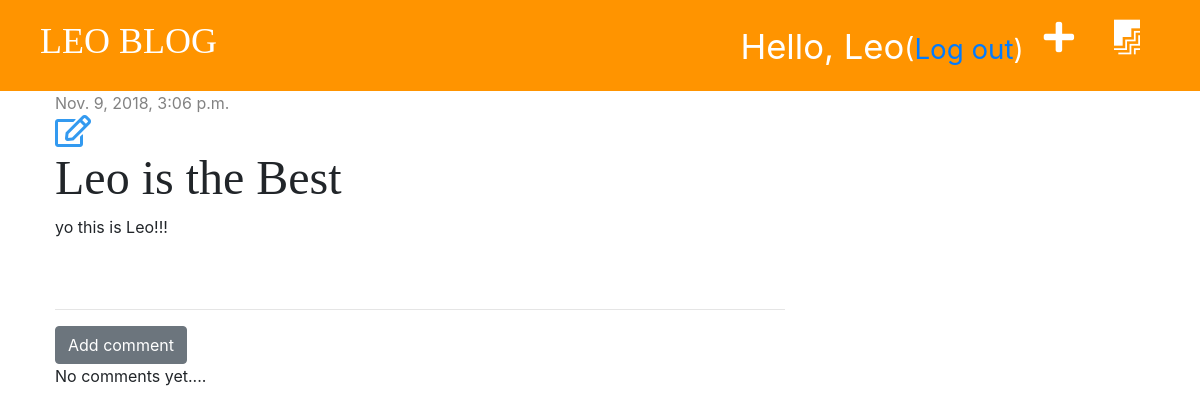
Page /post/4/ (signed in) on the earlier database version.
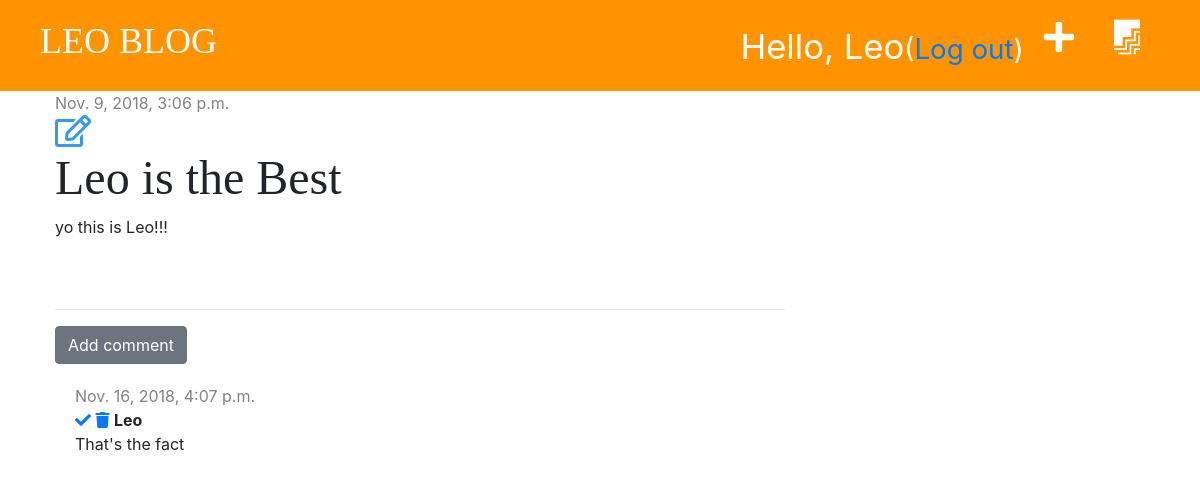
Same page on the later database version.
### blog/models.py (models this page shows, shortened)
class Comment(models.Model):
    post = models.ForeignKey('blog.Post', on_delete=models.CASCADE, related_name='comments')
    author = models.CharField(max_length=200)
    text = models.TextField()
    created_date = models.DateTimeField(default=timezone.now)
    approved = models.BooleanField(default=False)

### blog/views.py (the view)
# urls.py: path('post/<int:pk>/', views.post_detail, name='post_detail'),
def post_detail(request, pk):
    post = get_object_or_404(Post, pk=pk)
    stuff_for_frontend = {'post': post}
    return render(request, 'blog/post_detail.html', stuff_for_frontend)

### blog/templates/blog/post_detail.html (shortened to what this page needs)
{% extends 'blog/base.html' %}
{% block content %}
    <div class="post">
        {% if post.published_date %}
            <div class="date">
                {{ post.published_date }}
            </div>
        {% else %}
            <a href="{% url 'post_publish' pk=post.pk %}" class="btn btn-primary">Publish</a>
        {% endif %}
        {% if user.is_authenticated %}
        <a href="{% url 'post_edit' pk=post.pk %}"><i class="far fa-edit fa-2x" style="color: #339af0;"></i></a>
        {% endif %}
        <h1>{{ post.title }}</h1>
        <p>{{ post.text|linebreaksbr }}</p>
    </div>
    <hr>
    <a href="{% url 'add_comment_to_post' pk=post.pk %}" class="btn btn-secondary">Add comment</a>
    {% for comment in post.comments.all %}
        {% if user.is_authenticated or comment.approved %}
            <div class="comment">
                <div class="date">
                    {{ comment.created_date }}
                </div>
                {% if not comment.approved and user.is_superuser %}
                    <a href="{% url 'comment_approve' pk=comment.pk %}"><i class="fas fa-check"></i></a>
                    <a href="{% url 'comment_remove' pk=comment.pk%}"><i class="fas fa-trash"></i></a>
                {% endif %}
                    <strong>{{ comment.author }}</strong>
                    <p>{{ comment.text }}</p>
            </div>
        {% endif %}
    {% empty %}
            <p>No comments yet....</p>
    {% endfor %}
{% endblock %}

Differences in the rows shown:
added Comment: created_date "Nov. 16, 2018, 4:07 p.m.", approved False (drawn), author "Leo", text "That's the fact"
Other differences:
text no longer shown: "No comments yet...."
